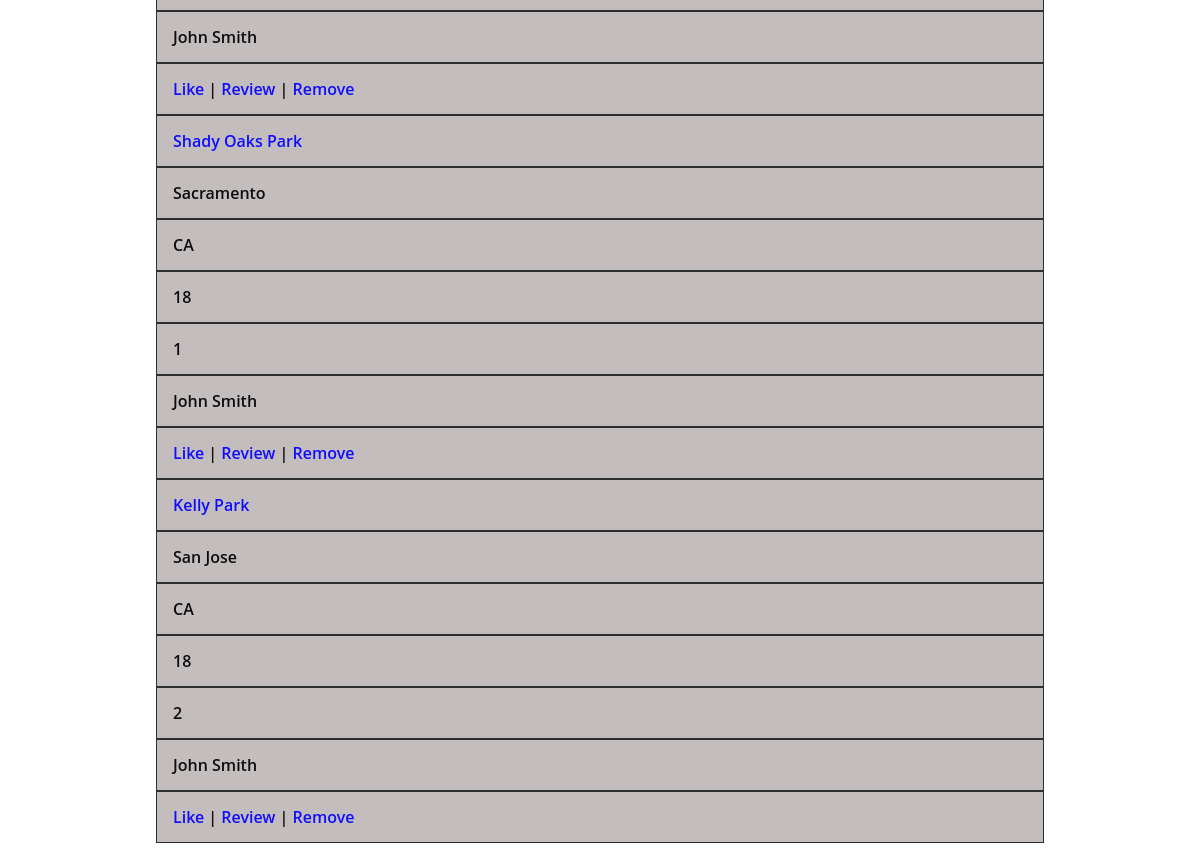
/dashboard (signed in, lower part), run on an earlier commit of the app's database.
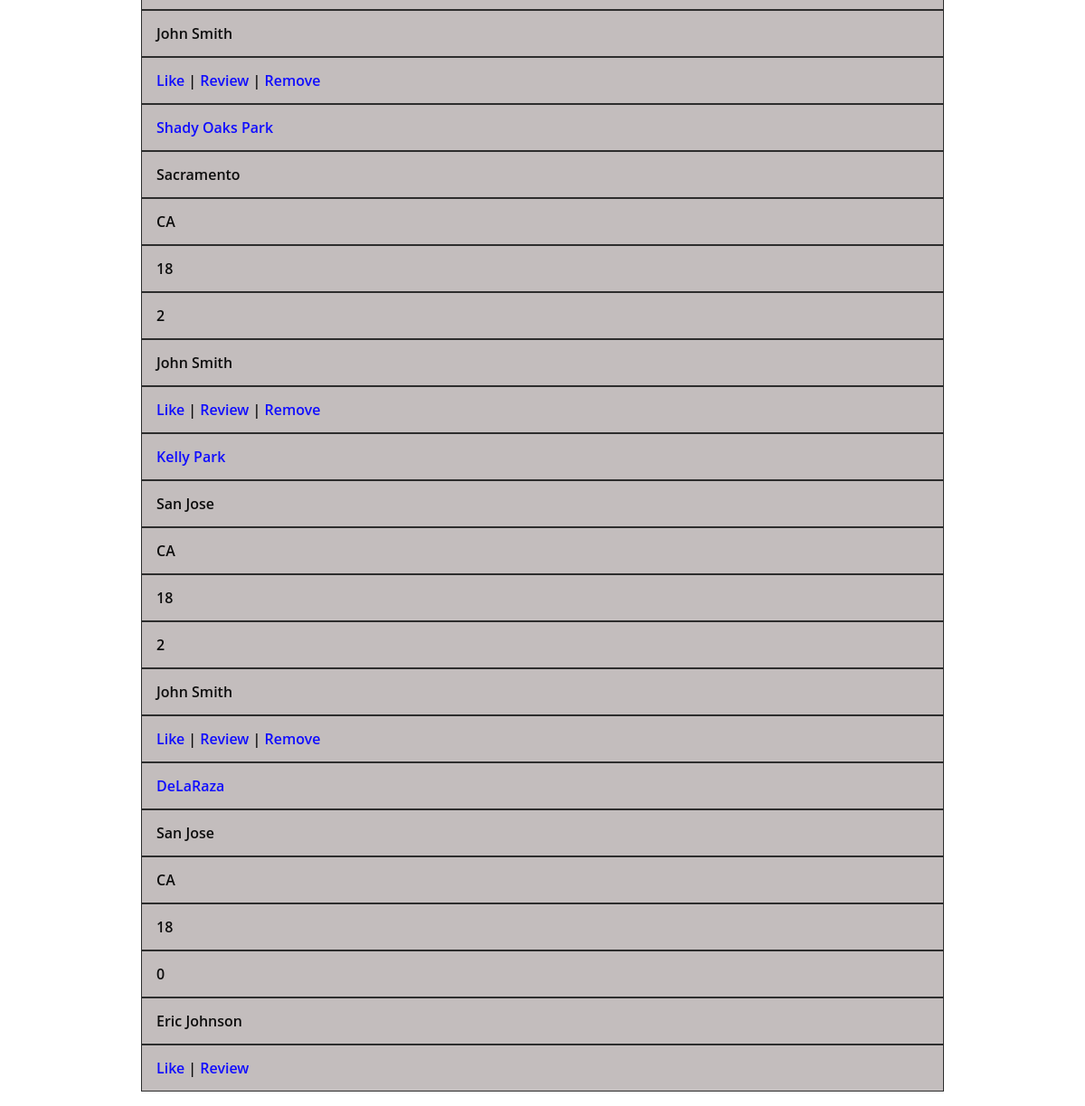
And on a later commit of the database.
### main/models.py (models this page shows)
class Course(models.Model):
    name = models.CharField(max_length=255)
    city = models.CharField(max_length=255)
    state = models.CharField(max_length=255)
    number_of_holes = models.IntegerField()
    par = models.IntegerField()
    liked_by = models.ManyToManyField(User, related_name="liked_courses")
    created_by = models.ForeignKey(User, related_name="creator", on_delete=models.CASCADE)
    create_at = models.DateTimeField(auto_now_add=True)
    updated_at = models.DateTimeField(auto_now=True)
    objects = CourseManager()

class User(models.Model):
    fname = models.CharField(max_length=656)
    lname = models.CharField(max_length=656)
    email = models.CharField(max_length=656)
    password = models.CharField(max_length=656)
    create_at = models.DateTimeField(auto_now_add=True)
    updated_at = models.DateTimeField(auto_now=True)
    objects = UserManager()

### main/views.py (the view)
# urls.py: path('dashboard', views.dashboard),
def dashboard(request):
    creator = User.objects.get(id=request.session['user_id'])
    created_course = Course.objects.filter(created_by_id=creator)
    context = {
        'user': User.objects.get(id=request.session['user_id']),
        'courses': Course.objects.all(),
        'user_created_courses': Course.objects.filter(created_by=creator)
    }
    return render(request,"dashboard.html", context)

### main/templates/dashboard.html (shortened to what this page needs)
<!DOCTYPE html>
<html lang="en">
<head>
    {% load static %}
    <link rel="stylesheet" type="text/css" href="{% static '/dashboard.css' %}">
</head>
<body class="background">
    <section>
        <div class="container">
            {% for course in courses %}
            <div class="row">
            <div class="cell" title="Name"><span><a href="course/{{course.id}}" class="table-links">{{course.name}}</a></span></div>
            <div class="cell" title="City"><span>{{course.city}}</span></div>
            <div class="cell" title="State"><span>{{course.state}}</span></div>
            <div class="cell" title="Holes"><span>{{course.number_of_holes}}</span></div>
            <div class="cell" title="Like"><span>{{course.liked_by.all|length}}</span></div>
            <div class="cell" title="Like"><span>{{course.created_by.fname}} {{course.created_by.lname}}</span></div>
            {% if  course in user_created_courses %}
                <div class="cell" title="Par"><span><a href="/like/{{course.id}}" class="table-links">Like</a></span> | <a href="review/{{course.id}}" class="table-links">Review</a> | <a href="delete_course/{{course.id}}" class="table-links">Remove</a></div>
                {% else %}
                <div class="cell" title="Par"><span><a href="/like/{{course.id}}" class="table-links">Like</a></span> | <a href="review/{{course.id}}" class="table-links">Review</a></div>
                {% endif %}
            </div>
            {% endfor %}
    </section>
</body>
</html>

### main/static/dashboard.css (style rules this page uses)
body { background-repeat: no-repeat; background-position: center center; background:url(https://i.pinimg.com/originals/f6/c3/23/f6c3239ce841a287ae5bc8d04a402b0e.jpg); background-size: cover; font:600 16px/18px 'Open Sans',sans-serif; opacity: 95%; }
.container { -webkit-box-sizing: border-box; -moz-box-sizing: border-box; box-sizing: border-box; }
.table-links { color: rgb(4, 0, 255); word-wrap: break-word; text-decoration: none; }
a { text-decoration: none; }
.container { width: 75%; margin: 1em auto; }
.cell { overflow: hidden; }
.row { background: rgb(192, 186, 186); }
.row .cell { padding: 1em; border: 1px solid #222; }

What changed in the data, as far as the page shows it:
computed for Course "Shady Oaks Park": liked_by.all|length "1" → "2"
added Course: name "DeLaRaza", city "San Jose", state "CA", number_of_holes "18", liked_by.all|length "0", created_by.fname "Eric", created_by.lname "Johnson"
